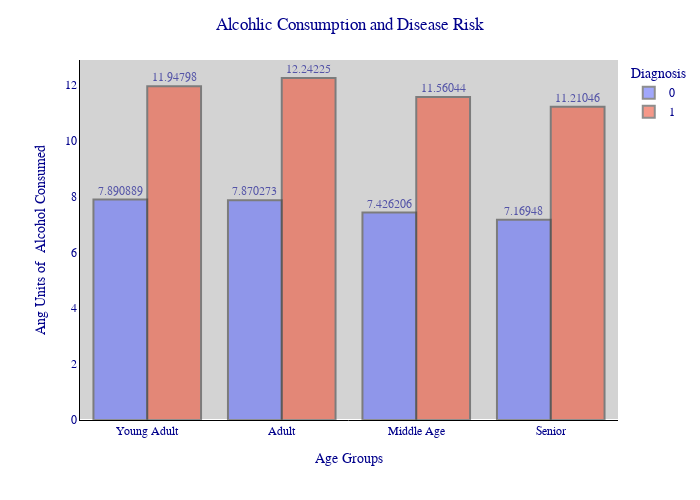

The notebook cell saved with this chart:
### Markdown cell above
This Bar chart shows that alcohol consumption is approximately same across all age groups and it is directly related to the liver disease mean these people are more prone to liver disease.

### Code cell
alcohol_consumption = liver.groupby(['Age_group', 'Diagnosis'])['AlcoholConsumption'].mean().reset_index()
fig = px.histogram(alcohol_consumption, x=alcohol_consumption['Age_group'], y=alcohol_consumption['AlcoholConsumption'], color=alcohol_consumption['Diagnosis'], barmode='group', text_auto=True)
fig.update_layout(title = 'Alcohlic Consumption and Disease Risk', title_x=0.5, legend_title_font_color='darkblue', font_color='darkblue', font_family='Arial Black', height=500, width=700, plot_bgcolor='lightgrey')
fig.update_xaxes(title='Age Groups', tickfont_family="Arial Black", linecolor='black', showgrid=False)
fig.update_yaxes(title='Ang Units of  Alcohol Consumed', tickfont_family="Arial Black", linecolor='black', showgrid=False)
fig.update_traces(textposition='outside', marker_line_width=2, opacity=0.6, textfont_family='Arial Black')
fig.show()

### Figure 1 — Plotly figure (JSON) as saved in the notebook; plotly's stock layout.template omitted (floating-point values rounded to 4 significant figures)
{"data": [{"alignmentgroup": "True", "bingroup": "x", "histfunc": "sum", "hovertemplate": "Diagnosis=0<br>Age_group=%{x}<br>sum of AlcoholConsumption=%{y}<extra></extra>", "legendgroup": "0", "marker": {"color": "#636efa", "line": {"width": 2}, "pattern": {"shape": ""}}, "name": "0", "offsetgroup": "0", "opacity": 0.6, "orientation": "v", "showlegend": true, "textfont": {"family": "Arial Black"}, "textposition": "outside", "texttemplate": "%{value}", "type": "histogram", "x": ["Young Adult", "Adult", "Middle Age", "Senior"], "xaxis": "x", "y": [7.891, 7.87, 7.426, 7.169], "yaxis": "y"}, {"alignmentgroup": "True", "bingroup": "x", "histfunc": "sum", "hovertemplate": "Diagnosis=1<br>Age_group=%{x}<br>sum of AlcoholConsumption=%{y}<extra></extra>", "legendgroup": "1", "marker": {"color": "#EF553B", "line": {"width": 2}, "pattern": {"shape": ""}}, "name": "1", "offsetgroup": "1", "opacity": 0.6, "orientation": "v", "showlegend": true, "textfont": {"family": "Arial Black"}, "textposition": "outside", "texttemplate": "%{value}", "type": "histogram", "x": ["Young Adult", "Adult", "Middle Age", "Senior"], "xaxis": "x", "y": [11.95, 12.24, 11.56, 11.21], "yaxis": "y"}], "layout": {"barmode": "group", "font": {"color": "darkblue", "family": "Arial Black"}, "height": 500, "legend": {"title": {"font": {"color": "darkblue"}, "text": "Diagnosis"}, "tracegroupgap": 0}, "margin": {"t": 60}, "plot_bgcolor": "lightgrey", "title": {"text": "Alcohlic Consumption and Disease Risk", "x": 0.5}, "width": 700, "xaxis": {"anchor": "y", "domain": [0, 1], "linecolor": "black", "showgrid": false, "tickfont": {"family": "Arial Black"}, "title": {"text": "Age Groups"}}, "yaxis": {"anchor": "x", "domain": [0, 1], "linecolor": "black", "showgrid": false, "tickfont": {"family": "Arial Black"}, "title": {"text": "Ang Units of  Alcohol Consumed"}}}}
